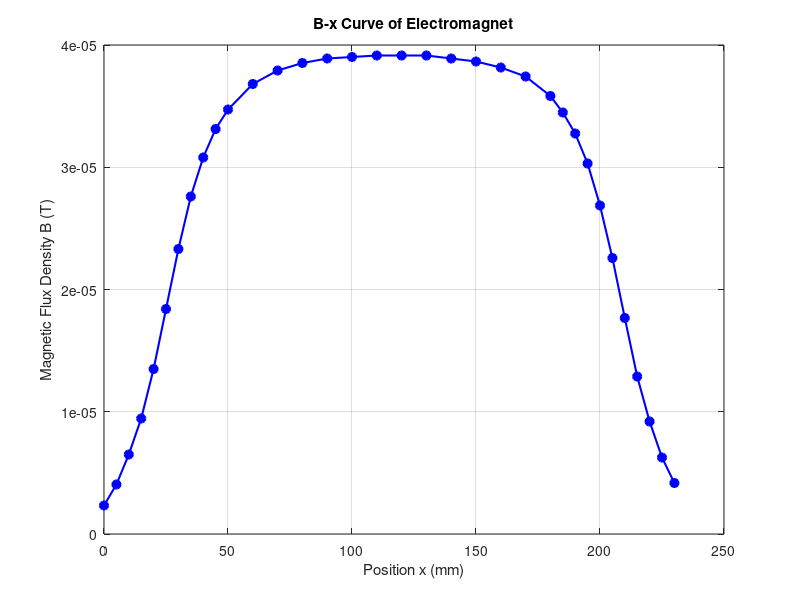

This figure's MATLAB source:
% 霍尔电压 V_h (mV) 和位移 x (mm) 的实验数据
V_h_data_mV = [0.19,0.33,0.53,0.77,1.10,1.50,1.90,2.25,2.51,2.70,2.83,3.00,3.09,3.14,3.17,3.18,3.19,3.19,3.19,3.17,3.15,3.11,3.05,2.92,2.81,2.67,2.47,2.19,1.84,1.44,1.05,0.75,0.51,0.34];  % 霍尔电压 (mV)
x_data_mm = [0,5,10,15,20,25,30,35,40,45,50,60,70,80,90,100,110,120,130,140,150,160,170,180,185,190,195,200,205,210,215,220,225,230];  % 位移 x (mm)

l1=length(V_h_data_mV);
l2=length(x_data_mm);

% 霍尔传感器的灵敏度常数 k 和工作电流 I
k = 163;  % 灵敏度常数 (mV/mA·T)
I = 500;  % 工作电流 (A)

% 计算磁感应强度 B (T)
B_data = V_h_data_mV ./ (k * I);  % 根据公式 B = V_h / (k * I)

% 绘制 B-x 曲线 (x 仍然以 mm 为单位)
figure;
plot(x_data_mm, B_data, 'b-o', 'LineWidth', 1.5, 'MarkerFaceColor', 'b');
xlabel('Position x (mm)');  % x 轴单位为 mm
ylabel('Magnetic Flux Density B (T)');
title('B-x Curve of Electromagnet');
grid on;
